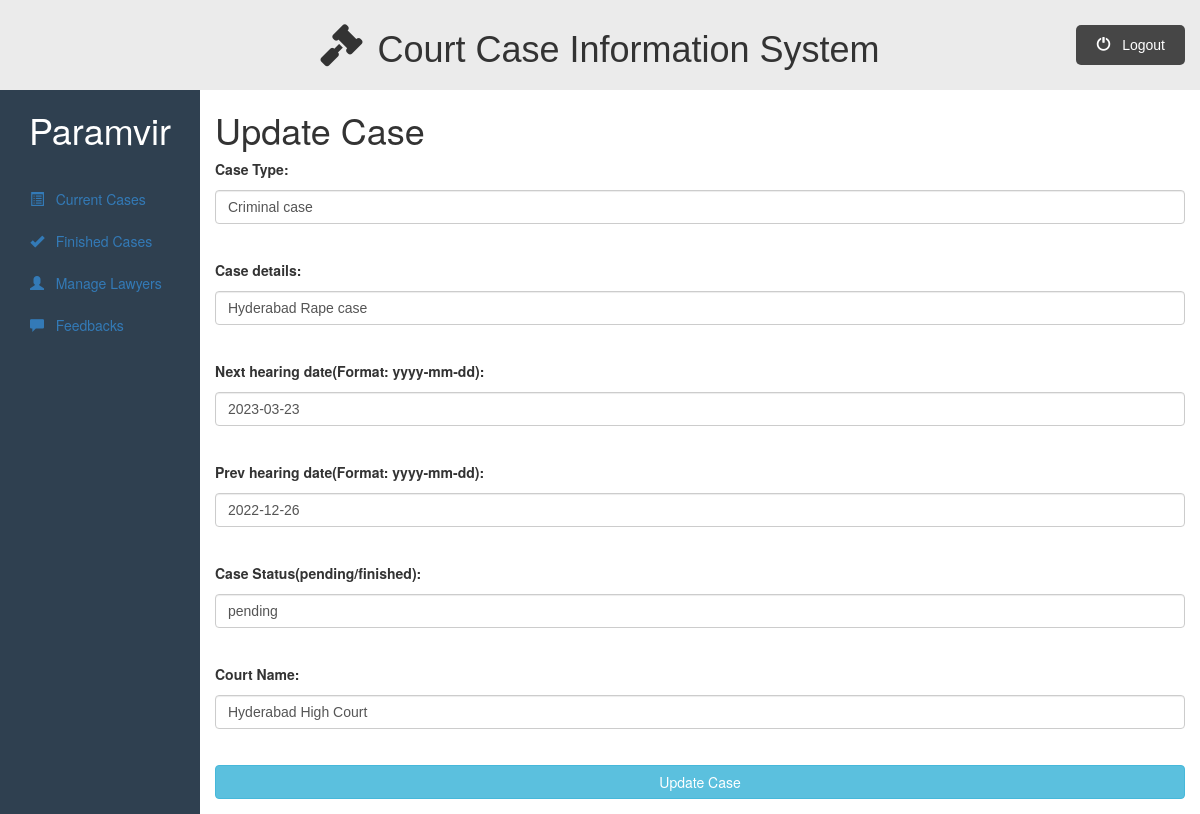
The page /admin_dashboard.php?q=updatecase&id=23 (signed in) on the database its author committed.
### tables this page shows
CREATE TABLE `cases` (
  `case_id` int(11) NOT NULL,
  `case_type` varchar(50) NOT NULL,
  `case_details` varchar(200) NOT NULL,
  `next_hearing_date` date DEFAULT NULL,
  `prev_hearing_date` date DEFAULT NULL,
  `case_status` varchar(50) NOT NULL,
  `court_name` varchar(50) DEFAULT NULL,
  `lawyer_id_assigned` int(11) NOT NULL,
  `lawyer_status` varchar(20) DEFAULT 'not yet accepted',
  `clientforcase_id` int(11) NOT NULL
);

### Admin/updatecase.php (the view, shortened to what this page needs)
<div class="container-fluid">
    <div class="row">
        <div class="col-sm-2">
            <h1>
                <?php echo $_SESSION["admin_name"]; ?>
            </h1>
            <br>
            <ul id="side_menu" class="nav nav-pills nav-stacked">
                <li class="">
                    <a href="admin_dashboard.php">
                        <span class="glyphicon glyphicon-list-alt"></span>
                        &nbsp; Current Cases
                     </a>
                </li>
                <li class="">
                    <a href="admin_dashboard.php?q=finishedcases">
                        <span class="glyphicon glyphicon-ok"></span>
                        &nbsp; Finished Cases
                    </a>
                </li>
                <li class="">
                    <a href="admin_dashboard.php?q=managelawyers">
                        <span class="glyphicon glyphicon-user"></span>
                        &nbsp; Manage Lawyers
                    </a>
                </li>
                <li class="">
                    <a href="admin_dashboard.php?q=feedbacks">
                        <span class="glyphicon glyphicon-comment"></span>
                        &nbsp; Feedbacks
                    </a>
                </li>
            </ul>
       </div>
       <?php if(isset($_GET['id'])){ ?>
           <?php
                require_once("includes/db.php");
                if ($con) {
                    $stmt = $con->prepare("
                    SELECT case_type, case_details, next_hearing_date, prev_hearing_date,
                    case_status, court_name
                    FROM cases WHERE case_id=?");
                    $stmt->bind_param('i', $_GET['id']);
                    $stmt->execute();
                    $stmt->store_result();
                    $stmt->bind_result($case_type, $case_details, $next_hearing_date,
                    $prev_hearing_date, $case_status, $court_name);
                    while ($stmt->fetch()) {
                        $c_type = $case_type;
                        $c_details = $case_details;
                        $next_hearing = $next_hearing_date;
                        $prev_hearing = $prev_hearing_date;
                        $c_status = $case_status;
                        $c_name = $court_name;
                    }
                }
            ?>
           <div class="col-sm-10">
                <h1>Update Case</h1>
                <form action="admin_dashboard.php?q=updatecase&id=<?php echo $_GET['id']; ?>" method="post">
                    <fieldset>
                    <div class="form-group">
                        <label for="case-type"> Case Type: </label>
                        <input class="form-control" type="text" name="case-type"
                        value="<?php echo $c_type; ?>" placeholder="case-type" required><br>
                        <label for="case-details"> Case details: </label>
                        <input class="form-control" type="text" name="case-details"
                        value="<?php echo $c_details; ?>" placeholder="case-details" required><br>
                        <label for="next-hearing-date"> Next hearing date(Format: yyyy-mm-dd): </label>
                        <input class="form-control" type="text" name="next-hearing-date"
                        value="<?php echo $next_hearing; ?>" placeholder="next-hearing-date"><br>
                        <label for="prev-hearing-date"> Prev hearing date(Format: yyyy-mm-dd): </label>
                        <input class="form-control" type="text" name="prev-hearing-date"
                        value="<?php echo $prev_hearing; ?>" placeholder="prev-hearing-date" required><br>
                        <label for="case-status"> Case Status(pending/finished): </label>
                        <input class="form-control" type="text" name="case-status"
                        value="<?php echo $c_status; ?>" placeholder="case-status" required><br>
                        <label for="court-name"> Court Name: </label>
                        <input class="form-control" type="text" name="court-name"
                        value="<?php echo $c_name; ?>" placeholder="court-name" required><br>
                        <input class="btn btn-info btn-block" type="submit" name="update-case" value="Update Case">
                    </div>
                </form>
           </div>
        <?php } ?>
   </div>
</div>

### Public/css/style.css (style rules this page uses)
* { padding: 0%; margin: 0%; box-sizing: border-box; }
html { scroll-behavior: smooth; }
ul { list-style-type: none; }
input[type=text], textarea { width: 100%; padding: 12px; border: 1px solid #ccc; border-radius: 4px; box-sizing: border-box; margin-top: 6px; margin-bottom: 16px; font-family: Arial, Helvetica, sans-serif;; resize: vertical; }

### Public/css/dashboard.css (style rules this page uses)
.row { background-color: #2f4050; }
.col-sm-10 { background-color: #fff; }
.col-sm-2 h1 { color: #fff; text-align:center; }

### rows shown on the page
cases: case-type "Criminal case", case-details "Hyderabad Rape case", next-hearing-date "2023-03-23", prev-hearing-date "2022-12-26", case-status "pending", court-name "Hyderabad High Court"

### other values the page prints
$_SESSION["admin_name"] "Paramvir"
